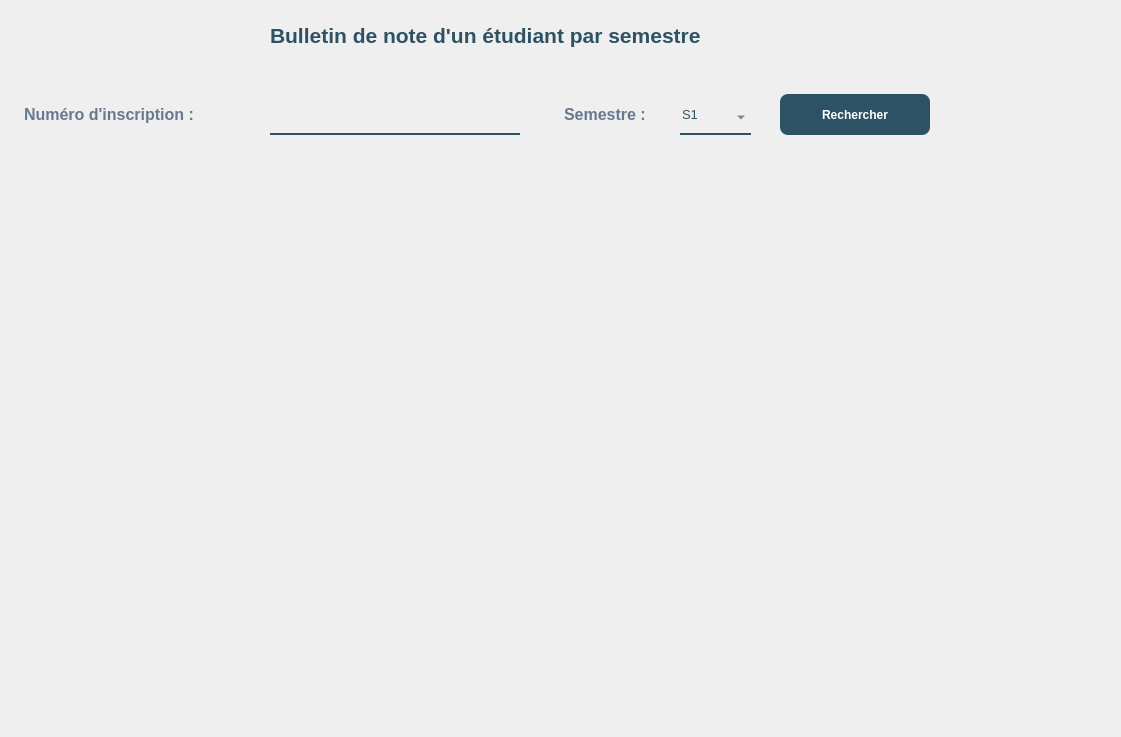
<?xml version="1.0" encoding="UTF-8"?>
<ui version="4.0">
 <class>Dialog</class>
 <widget class="QDialog" name="Dialog">
  <property name="geometry">
   <rect>
    <x>0</x>
    <y>0</y>
    <width>1121</width>
    <height>737</height>
   </rect>
  </property>
  <property name="windowTitle">
   <string>Dialog</string>
  </property>
  <widget class="QLabel" name="label">
   <property name="geometry">
    <rect>
     <x>20</x>
     <y>100</y>
     <width>241</width>
     <height>35</height>
    </rect>
   </property>
   <property name="font">
    <font>
     <pointsize>12</pointsize>
     <weight>75</weight>
     <bold>true</bold>
    </font>
   </property>
   <property name="styleSheet">
    <string notr="true">background-color:rgba(0,0,0,0);
color:rgb(104, 121, 143);
padding-bottom:7px;</string>
   </property>
   <property name="text">
    <string>Numéro d'inscription :</string>
   </property>
  </widget>
  <widget class="QLineEdit" name="lineEdit">
   <property name="geometry">
    <rect>
     <x>270</x>
     <y>100</y>
     <width>250</width>
     <height>35</height>
    </rect>
   </property>
   <property name="font">
    <font>
     <pointsize>12</pointsize>
    </font>
   </property>
   <property name="styleSheet">
    <string notr="true">background-color:rgba(0,0,0,0);
border: 2px solid rgba(0,0,0,0);
border-bottom-color:rgba(46,82,101,255);
color:rgb(0,0,0);
padding-bottom:7px;</string>
   </property>
   <property name="placeholderText">
    <string/>
   </property>
  </widget>
  <widget class="QPushButton" name="pushButton">
   <property name="geometry">
    <rect>
     <x>780</x>
     <y>94</y>
     <width>150</width>
     <height>41</height>
    </rect>
   </property>
   <property name="font">
    <font>
     <pointsize>-1</pointsize>
     <weight>87</weight>
     <bold>true</bold>
    </font>
   </property>
   <property name="styleSheet">
    <string notr="true">background: rgb(255,255,255);
background: rgba(46,82,101,255);
  border: 0 solid #E2E8F0;
  color: rgb(255, 255, 255);
  font-size: 12px;
  font-weight: 700;
  height: 56px;
  border-radius: 8px;

</string>
   </property>
   <property name="text">
    <string>Rechercher</string>
   </property>
  </widget>
  <widget class="QLabel" name="label_4">
   <property name="geometry">
    <rect>
     <x>0</x>
     <y>-20</y>
     <width>1131</width>
     <height>761</height>
    </rect>
   </property>
   <property name="styleSheet">
    <string notr="true">border-image:url(:/img/897.jpg);</string>
   </property>
   <property name="text">
    <string/>
   </property>
  </widget>
  <widget class="QLabel" name="label_10">
   <property name="geometry">
    <rect>
     <x>270</x>
     <y>10</y>
     <width>571</width>
     <height>51</height>
    </rect>
   </property>
   <property name="font">
    <font>
     <family>Arial</family>
     <pointsize>16</pointsize>
     <weight>75</weight>
     <bold>true</bold>
     <underline>false</underline>
    </font>
   </property>
   <property name="styleSheet">
    <string notr="true">color:rgba(46,82,101,255);
background-color:rgba(0,0,0,0);
</string>
   </property>
   <property name="text">
    <string>Bulletin de note d'un étudiant par semestre</string>
   </property>
  </widget>
  <widget class="QTableView" name="tableView">
   <property name="geometry">
    <rect>
     <x>20</x>
     <y>180</y>
     <width>1081</width>
     <height>91</height>
    </rect>
   </property>
   <property name="styleSheet">
    <string notr="true">background:rgba(0,0,0,0);
border:none;</string>
   </property>
  </widget>
  <widget class="QTableView" name="tableView_2">
   <property name="geometry">
    <rect>
     <x>20</x>
     <y>290</y>
     <width>550</width>
     <height>351</height>
    </rect>
   </property>
   <property name="styleSheet">
    <string notr="true">background:rgba(0,0,0,0);
border:none;</string>
   </property>
  </widget>
  <widget class="QComboBox" name="comboBox_2">
   <property name="geometry">
    <rect>
     <x>680</x>
     <y>100</y>
     <width>71</width>
     <height>35</height>
    </rect>
   </property>
   <property name="font">
    <font>
     <pointsize>10</pointsize>
     <weight>50</weight>
     <bold>false</bold>
    </font>
   </property>
   <property name="styleSheet">
    <string notr="true">background-color:rgba(0,0,0,0);
border: 2px solid rgba(0,0,0,0);
border-bottom-color:rgba(46,82,101,255);
color:rgba(46,82,101,255);
padding-bottom:7px;</string>
   </property>
   <item>
    <property name="text">
     <string>S1</string>
    </property>
   </item>
   <item>
    <property name="text">
     <string>S2</string>
    </property>
   </item>
  </widget>
  <widget class="QLabel" name="label_2">
   <property name="geometry">
    <rect>
     <x>560</x>
     <y>100</y>
     <width>121</width>
     <height>35</height>
    </rect>
   </property>
   <property name="font">
    <font>
     <pointsize>12</pointsize>
     <weight>75</weight>
     <bold>true</bold>
    </font>
   </property>
   <property name="styleSheet">
    <string notr="true">background-color:rgba(0,0,0,0);
color:rgb(104, 121, 143);
padding-bottom:7px;</string>
   </property>
   <property name="text">
    <string>Semestre :</string>
   </property>
  </widget>
  <zorder>label_4</zorder>
  <zorder>label</zorder>
  <zorder>lineEdit</zorder>
  <zorder>pushButton</zorder>
  <zorder>label_10</zorder>
  <zorder>tableView</zorder>
  <zorder>tableView_2</zorder>
  <zorder>comboBox_2</zorder>
  <zorder>label_2</zorder>
 </widget>
 <resources>
  <include location="../img/back.qrc"/>
 </resources>
 <connections/>
</ui>
